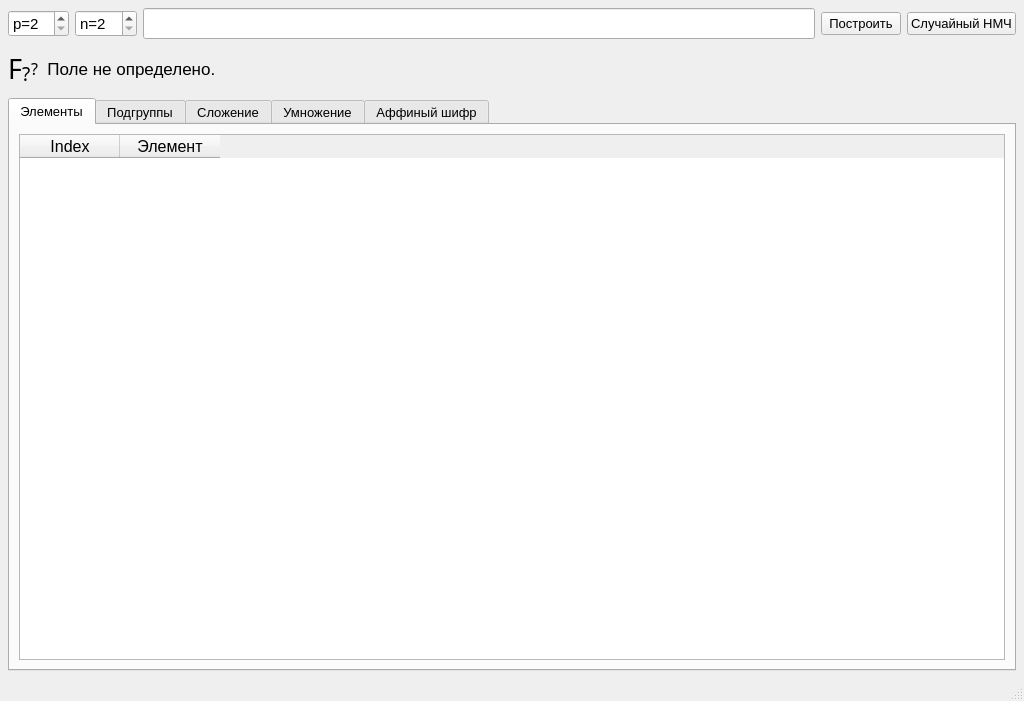
<?xml version="1.0" encoding="UTF-8"?>
<ui version="4.0">
 <class>MainWindow</class>
 <widget class="QMainWindow" name="MainWindow">
  <property name="geometry">
   <rect>
    <x>0</x>
    <y>0</y>
    <width>1024</width>
    <height>701</height>
   </rect>
  </property>
  <property name="windowTitle">
   <string>Аффиный шифр на полях Галуа</string>
  </property>
  <widget class="QWidget" name="centralwidget">
   <layout class="QVBoxLayout" name="verticalLayout">
    <property name="leftMargin">
     <number>8</number>
    </property>
    <property name="topMargin">
     <number>8</number>
    </property>
    <property name="rightMargin">
     <number>8</number>
    </property>
    <property name="bottomMargin">
     <number>8</number>
    </property>
    <item>
     <layout class="QHBoxLayout" name="horizontalLayout">
      <item>
       <widget class="QSpinBox" name="box_p">
        <property name="font">
         <font>
          <family>Arial</family>
          <pointsize>11</pointsize>
         </font>
        </property>
        <property name="prefix">
         <string>p=</string>
        </property>
        <property name="minimum">
         <number>2</number>
        </property>
        <property name="maximum">
         <number>11</number>
        </property>
       </widget>
      </item>
      <item>
       <widget class="QSpinBox" name="box_n">
        <property name="font">
         <font>
          <family>Arial</family>
          <pointsize>11</pointsize>
         </font>
        </property>
        <property name="prefix">
         <string>n=</string>
        </property>
        <property name="minimum">
         <number>2</number>
        </property>
        <property name="maximum">
         <number>10</number>
        </property>
       </widget>
      </item>
      <item>
       <widget class="QLineEdit" name="poly_edit">
        <property name="font">
         <font>
          <family>Hack</family>
          <pointsize>12</pointsize>
         </font>
        </property>
       </widget>
      </item>
      <item>
       <widget class="QPushButton" name="build_button">
        <property name="font">
         <font>
          <pointsize>10</pointsize>
         </font>
        </property>
        <property name="text">
         <string>Построить</string>
        </property>
       </widget>
      </item>
      <item>
       <widget class="QPushButton" name="random_button">
        <property name="font">
         <font>
          <pointsize>10</pointsize>
         </font>
        </property>
        <property name="text">
         <string>Случайный НМЧ</string>
        </property>
       </widget>
      </item>
     </layout>
    </item>
    <item>
     <layout class="QHBoxLayout" name="horizontalLayout_2" stretch="0,0,0,1">
      <property name="spacing">
       <number>0</number>
      </property>
      <property name="topMargin">
       <number>5</number>
      </property>
      <property name="bottomMargin">
       <number>5</number>
      </property>
      <item>
       <widget class="QLabel" name="label_2">
        <property name="font">
         <font>
          <family>Hack</family>
          <pointsize>20</pointsize>
         </font>
        </property>
        <property name="text">
         <string>F</string>
        </property>
       </widget>
      </item>
      <item>
       <widget class="QLabel" name="text_p">
        <property name="font">
         <font>
          <family>Hack</family>
          <pointsize>14</pointsize>
         </font>
        </property>
        <property name="text">
         <string>?</string>
        </property>
        <property name="alignment">
         <set>Qt::AlignBottom|Qt::AlignLeading|Qt::AlignLeft</set>
        </property>
       </widget>
      </item>
      <item>
       <widget class="QLabel" name="text_n">
        <property name="font">
         <font>
          <family>Hack</family>
          <pointsize>12</pointsize>
         </font>
        </property>
        <property name="text">
         <string>?</string>
        </property>
       </widget>
      </item>
      <item>
       <widget class="QLabel" name="text_irreducible">
        <property name="font">
         <font>
          <family>Arial</family>
          <pointsize>13</pointsize>
          <weight>50</weight>
          <bold>false</bold>
         </font>
        </property>
        <property name="text">
         <string>  Поле не определено.</string>
        </property>
       </widget>
      </item>
     </layout>
    </item>
    <item>
     <widget class="QTabWidget" name="tabWidget">
      <property name="font">
       <font>
        <family>Arial</family>
        <pointsize>10</pointsize>
       </font>
      </property>
      <property name="currentIndex">
       <number>0</number>
      </property>
      <widget class="QWidget" name="tab">
       <attribute name="title">
        <string>Элементы</string>
       </attribute>
       <layout class="QVBoxLayout" name="verticalLayout_7">
        <item>
         <widget class="QTableWidget" name="element_table">
          <property name="font">
           <font>
            <family>Arial</family>
            <pointsize>12</pointsize>
           </font>
          </property>
          <attribute name="verticalHeaderVisible">
           <bool>false</bool>
          </attribute>
          <column>
           <property name="text">
            <string>Index</string>
           </property>
          </column>
          <column>
           <property name="text">
            <string>Элемент</string>
           </property>
           <property name="font">
            <font>
             <family>Arial</family>
            </font>
           </property>
          </column>
         </widget>
        </item>
       </layout>
      </widget>
      <widget class="QWidget" name="tab_2">
       <attribute name="title">
        <string>Подгруппы</string>
       </attribute>
       <layout class="QVBoxLayout" name="verticalLayout_2">
        <item>
         <widget class="QTableWidget" name="group_table">
          <property name="font">
           <font>
            <family>Arial</family>
            <pointsize>12</pointsize>
           </font>
          </property>
          <column>
           <property name="text">
            <string>Порядок</string>
           </property>
           <property name="font">
            <font>
             <family>Arial</family>
            </font>
           </property>
          </column>
          <column>
           <property name="text">
            <string>Образующие</string>
           </property>
           <property name="font">
            <font>
             <family>Arial</family>
            </font>
           </property>
          </column>
          <column>
           <property name="text">
            <string>Элементы</string>
           </property>
          </column>
         </widget>
        </item>
        <item>
         <layout class="QHBoxLayout" name="horizontalLayout_9" stretch="1,1,2">
          <item>
           <widget class="QLabel" name="label_8">
            <property name="font">
             <font>
              <pointsize>12</pointsize>
             </font>
            </property>
            <property name="text">
             <string>Разложение по степеням</string>
            </property>
           </widget>
          </item>
          <item>
           <widget class="QComboBox" name="combo_elem"/>
          </item>
          <item>
           <spacer name="horizontalSpacer_4">
            <property name="orientation">
             <enum>Qt::Horizontal</enum>
            </property>
            <property name="sizeHint" stdset="0">
             <size>
              <width>40</width>
              <height>20</height>
             </size>
            </property>
           </spacer>
          </item>
         </layout>
        </item>
        <item>
         <widget class="QTableWidget" name="power_table"/>
        </item>
       </layout>
      </widget>
      <widget class="QWidget" name="tab_4">
       <attribute name="title">
        <string>Сложение</string>
       </attribute>
       <layout class="QVBoxLayout" name="verticalLayout_4">
        <item>
         <layout class="QHBoxLayout" name="horizontalLayout_7">
          <item>
           <widget class="QLineEdit" name="line_add_a">
            <property name="font">
             <font>
              <family>Arial</family>
              <pointsize>12</pointsize>
             </font>
            </property>
            <property name="placeholderText">
             <string/>
            </property>
           </widget>
          </item>
          <item>
           <widget class="QLabel" name="label_5">
            <property name="font">
             <font>
              <pointsize>12</pointsize>
             </font>
            </property>
            <property name="text">
             <string>+</string>
            </property>
           </widget>
          </item>
          <item>
           <widget class="QLineEdit" name="line_add_b">
            <property name="font">
             <font>
              <family>Arial</family>
              <pointsize>12</pointsize>
             </font>
            </property>
           </widget>
          </item>
          <item>
           <widget class="QLabel" name="label_4">
            <property name="font">
             <font>
              <pointsize>12</pointsize>
             </font>
            </property>
            <property name="text">
             <string>=</string>
            </property>
           </widget>
          </item>
          <item>
           <widget class="QLineEdit" name="line_add_res">
            <property name="font">
             <font>
              <family>Arial</family>
              <pointsize>12</pointsize>
             </font>
            </property>
           </widget>
          </item>
          <item>
           <widget class="QPushButton" name="button_add">
            <property name="text">
             <string>Сложение</string>
            </property>
           </widget>
          </item>
         </layout>
        </item>
        <item>
         <widget class="QTableWidget" name="add_table">
          <property name="font">
           <font>
            <family>Arial</family>
            <pointsize>12</pointsize>
           </font>
          </property>
         </widget>
        </item>
       </layout>
      </widget>
      <widget class="QWidget" name="tab_3">
       <attribute name="title">
        <string>Умножение</string>
       </attribute>
       <layout class="QVBoxLayout" name="verticalLayout_3">
        <item>
         <layout class="QHBoxLayout" name="horizontalLayout_8">
          <item>
           <widget class="QLineEdit" name="line_mul_a">
            <property name="font">
             <font>
              <family>Arial</family>
              <pointsize>12</pointsize>
             </font>
            </property>
            <property name="placeholderText">
             <string/>
            </property>
           </widget>
          </item>
          <item>
           <widget class="QLabel" name="label_6">
            <property name="font">
             <font>
              <pointsize>12</pointsize>
             </font>
            </property>
            <property name="text">
             <string>x</string>
            </property>
           </widget>
          </item>
          <item>
           <widget class="QLineEdit" name="line_mul_b">
            <property name="font">
             <font>
              <family>Arial</family>
              <pointsize>12</pointsize>
             </font>
            </property>
           </widget>
          </item>
          <item>
           <widget class="QLabel" name="label_7">
            <property name="font">
             <font>
              <pointsize>12</pointsize>
             </font>
            </property>
            <property name="text">
             <string>=</string>
            </property>
           </widget>
          </item>
          <item>
           <widget class="QLineEdit" name="line_mul_res">
            <property name="font">
             <font>
              <family>Arial</family>
              <pointsize>12</pointsize>
             </font>
            </property>
           </widget>
          </item>
          <item>
           <widget class="QPushButton" name="button_mul">
            <property name="text">
             <string>Умножить</string>
            </property>
           </widget>
          </item>
         </layout>
        </item>
        <item>
         <widget class="QTableWidget" name="mult_table">
          <property name="font">
           <font>
            <family>Arial</family>
            <pointsize>12</pointsize>
           </font>
          </property>
         </widget>
        </item>
       </layout>
      </widget>
      <widget class="QWidget" name="tab_5">
       <attribute name="title">
        <string>Аффиный шифр</string>
       </attribute>
       <layout class="QVBoxLayout" name="verticalLayout_6">
        <item>
         <layout class="QHBoxLayout" name="horizontalLayout_5" stretch="1,1,4,4">
          <property name="spacing">
           <number>5</number>
          </property>
          <item>
           <widget class="QLabel" name="label_3">
            <property name="font">
             <font>
              <pointsize>11</pointsize>
             </font>
            </property>
            <property name="text">
             <string>Режим</string>
            </property>
           </widget>
          </item>
          <item>
           <spacer name="horizontalSpacer">
            <property name="orientation">
             <enum>Qt::Horizontal</enum>
            </property>
            <property name="sizeHint" stdset="0">
             <size>
              <width>40</width>
              <height>20</height>
             </size>
            </property>
           </spacer>
          </item>
          <item>
           <widget class="QRadioButton" name="button_abc">
            <property name="font">
             <font>
              <pointsize>11</pointsize>
             </font>
            </property>
            <property name="text">
             <string>Заданный алфавит</string>
            </property>
            <property name="checked">
             <bool>true</bool>
            </property>
           </widget>
          </item>
          <item>
           <widget class="QRadioButton" name="button_bin">
            <property name="enabled">
             <bool>false</bool>
            </property>
            <property name="font">
             <font>
              <pointsize>11</pointsize>
             </font>
            </property>
            <property name="text">
             <string>Двоичный алфавит</string>
            </property>
           </widget>
          </item>
         </layout>
        </item>
        <item>
         <layout class="QHBoxLayout" name="horizontalLayout_6" stretch="1,1,4,4">
          <property name="spacing">
           <number>5</number>
          </property>
          <item>
           <widget class="QLabel" name="label">
            <property name="font">
             <font>
              <pointsize>11</pointsize>
             </font>
            </property>
            <property name="text">
             <string>Ключи</string>
            </property>
           </widget>
          </item>
          <item>
           <spacer name="horizontalSpacer_3">
            <property name="orientation">
             <enum>Qt::Horizontal</enum>
            </property>
            <property name="sizeHint" stdset="0">
             <size>
              <width>40</width>
              <height>20</height>
             </size>
            </property>
           </spacer>
          </item>
          <item>
           <widget class="QLineEdit" name="key_a">
            <property name="font">
             <font>
              <family>Hack</family>
              <pointsize>11</pointsize>
             </font>
            </property>
            <property name="placeholderText">
             <string>alpha</string>
            </property>
           </widget>
          </item>
          <item>
           <widget class="QLineEdit" name="key_b">
            <property name="font">
             <font>
              <family>Hack</family>
              <pointsize>11</pointsize>
             </font>
            </property>
            <property name="placeholderText">
             <string>beta</string>
            </property>
           </widget>
          </item>
         </layout>
        </item>
        <item>
         <layout class="QHBoxLayout" name="horizontalLayout_3" stretch="1,1,8">
          <property name="spacing">
           <number>4</number>
          </property>
          <item>
           <widget class="QLabel" name="label_abc">
            <property name="font">
             <font>
              <pointsize>11</pointsize>
             </font>
            </property>
            <property name="text">
             <string>Алфавит</string>
            </property>
           </widget>
          </item>
          <item>
           <spacer name="horizontalSpacer_2">
            <property name="orientation">
             <enum>Qt::Horizontal</enum>
            </property>
            <property name="sizeHint" stdset="0">
             <size>
              <width>40</width>
              <height>20</height>
             </size>
            </property>
           </spacer>
          </item>
          <item>
           <widget class="QLineEdit" name="line_abc">
            <property name="font">
             <font>
              <family>Hack</family>
              <pointsize>11</pointsize>
             </font>
            </property>
           </widget>
          </item>
         </layout>
        </item>
        <item>
         <layout class="QHBoxLayout" name="horizontalLayout_4">
          <item>
           <widget class="QPlainTextEdit" name="text_open">
            <property name="font">
             <font>
              <pointsize>11</pointsize>
             </font>
            </property>
            <property name="placeholderText">
             <string>Открытый текст</string>
            </property>
           </widget>
          </item>
          <item>
           <layout class="QVBoxLayout" name="verticalLayout_5">
            <property name="leftMargin">
             <number>5</number>
            </property>
            <property name="rightMargin">
             <number>5</number>
            </property>
            <item>
             <widget class="QPushButton" name="button_encrypt">
              <property name="text">
               <string>Зашифровать &gt;</string>
              </property>
             </widget>
            </item>
            <item>
             <widget class="QPushButton" name="button_decrypt">
              <property name="text">
               <string>&lt; Расшифровать</string>
              </property>
             </widget>
            </item>
           </layout>
          </item>
          <item>
           <widget class="QPlainTextEdit" name="text_cipher">
            <property name="font">
             <font>
              <pointsize>11</pointsize>
             </font>
            </property>
            <property name="placeholderText">
             <string>Шифртекст</string>
            </property>
           </widget>
          </item>
         </layout>
        </item>
       </layout>
      </widget>
     </widget>
    </item>
   </layout>
  </widget>
  <widget class="QMenuBar" name="menubar">
   <property name="geometry">
    <rect>
     <x>0</x>
     <y>0</y>
     <width>1024</width>
     <height>21</height>
    </rect>
   </property>
  </widget>
  <widget class="QStatusBar" name="statusbar"/>
 </widget>
 <resources/>
 <connections/>
</ui>
